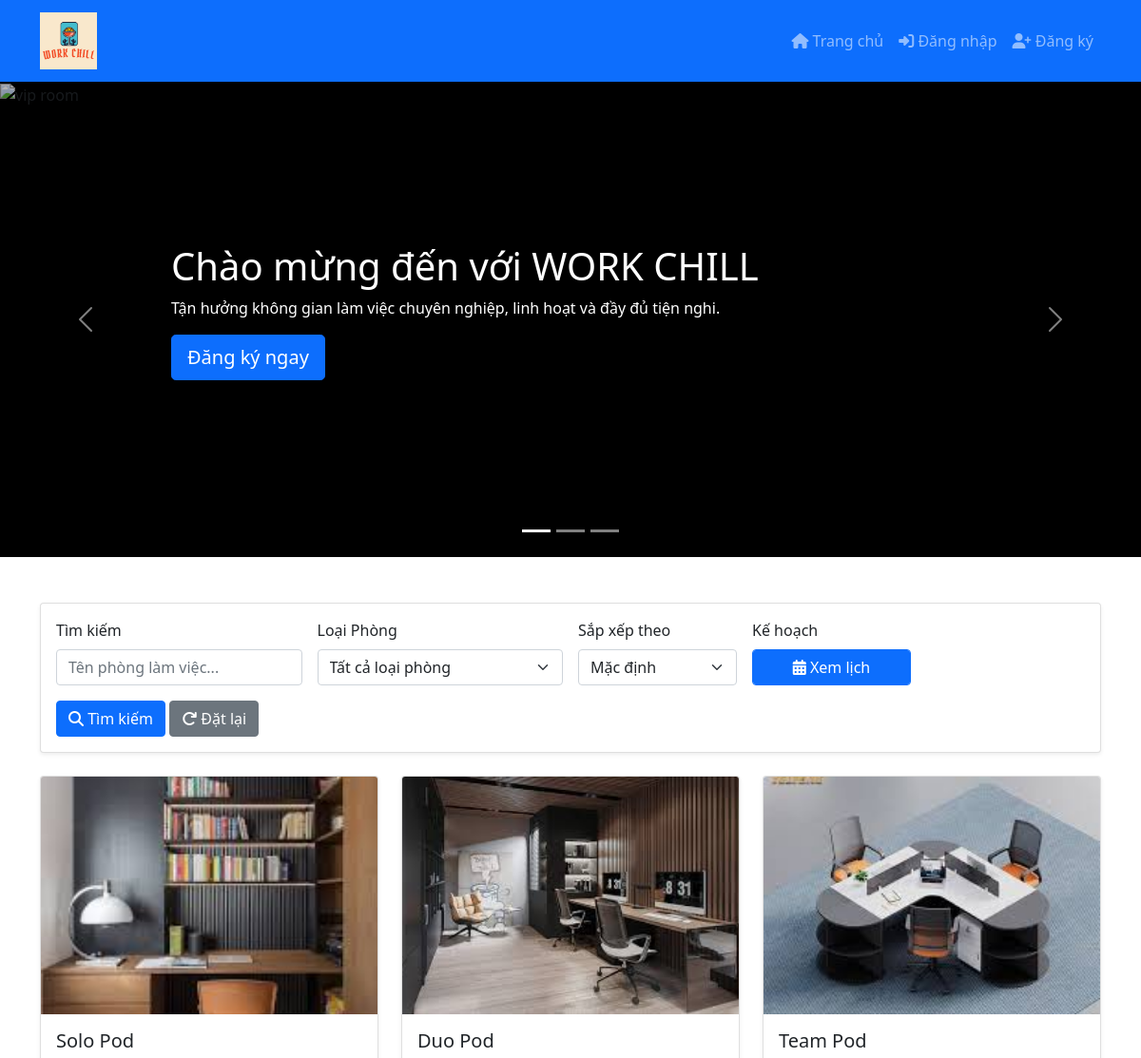
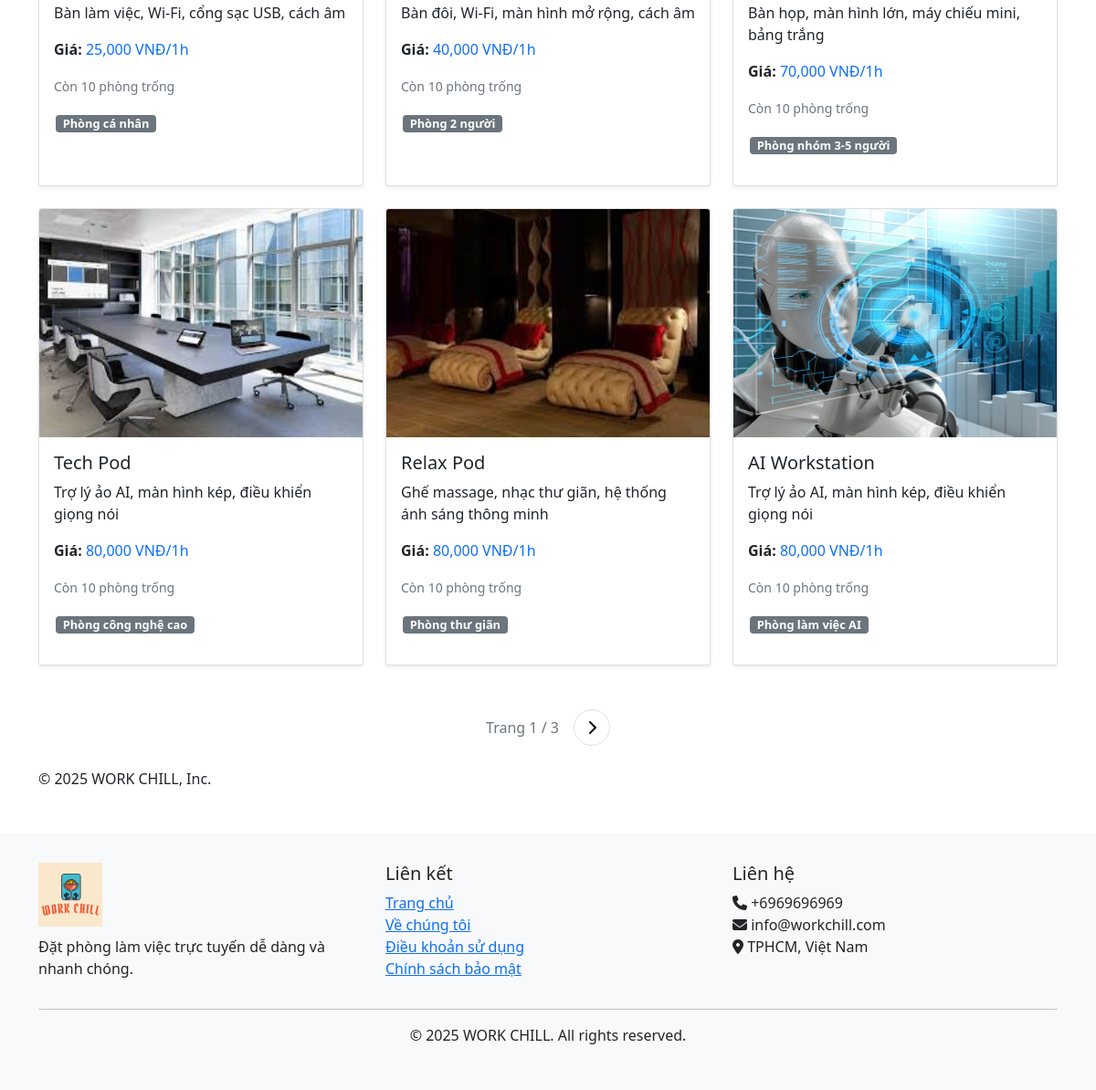
The page / on the database its author committed (2 pictures, top to bottom).
### home/models.py (models this page shows, shortened)
class BaseModel(models.Model):
    uid = models.UUIDField(default=uuid.uuid4   , editable=False , primary_key=True)
    created_at = models.DateTimeField(auto_now_add=True)
    updated_at = models.DateTimeField(auto_now=True)
    class Meta:
        abstract = True
        ordering=['uid']

class Pod(BaseModel):
    pod_name = models.CharField(max_length=100)
    pod_price = models.IntegerField()
    description = models.TextField()
    amenities = models.ManyToManyField(Amenities)
    room_count = models.IntegerField(default=10)

class PodImages(BaseModel):
    pod = models.ForeignKey(Pod, related_name='pod_images', on_delete=models.CASCADE)
    images = models.ImageField(upload_to='pods')

class Amenities(BaseModel):
    amenity_name = models.CharField(max_length=100)

### home/views.py (the view, shortened to what this page needs)
# urls.py: path('', index, name='index'),
def index(request):
    try:
        pods = Pod.objects.all().order_by('pod_price')
        amenities = Amenities.objects.all()
        selected_amenities = request.GET.getlist('selectAmenity')
        sort_by = request.GET.get('sortSelect')
        search = request.GET.get('searchInput')
        if selected_amenities and selected_amenities[0] != "Tất cả loại phòng":
            pods = pods.filter(amenities__amenity_name__in=selected_amenities).distinct()
        if search:
            pods = pods.filter(
                Q(pod_name__icontains=search) |
                Q(description__icontains=search)
            )
        if sort_by == 'low_to_high':
            pods = pods.order_by('pod_price')
        elif sort_by == 'high_to_low':
            pods = pods.order_by('-pod_price')
        paginator = Paginator(pods, 6)  # 6 phòng mỗi trang
        page = request.GET.get('page', 1)
        pods = paginator.get_page(page)
        calendar_events = []
        context = {
            'pods': pods,
            'amenities': amenities,
            'selected_amenities': selected_amenities,
            'sort_by': sort_by,
            'search': search,
            'today': date.today().strftime('%Y-%m-%d'),
            'calendar_events': json.dumps(calendar_events)
        }
        return render(request, 'home/index.html', context)
    except Exception as e:
        messages.error(request, 'Đã xảy ra lỗi khi tải trang chủ')
        return render(request, 'home/index.html', {
            'today': date.today().strftime('%Y-%m-%d')
        })

### home/templatetags/custom_filters.py (called while the page is built)
@register.filter
def format_price(value):
    try:
        formatted_price = "{:,}".format(int(value))
        return f"{formatted_price} VNĐ/1h"
    except (ValueError, TypeError):
        return value

### templates/home/index.html (shortened to what this page needs)
{% extends 'home/base.html' %}
{% load coustom_tags %}
{% load custom_filters %}
{% load static %}
{% block css %}
<link rel="stylesheet" href="https://cdn.jsdelivr.net/npm/fullcalendar@5.11.3/main.min.css">
{% endblock css %}
{% block content %}
<main>
    <div id="myCarousel" class="carousel slide" data-bs-ride="carousel">
        <div class="carousel-indicators">
            <button type="button" data-bs-target="#myCarousel" data-bs-slide-to="0" class="active"></button>
            <button type="button" data-bs-target="#myCarousel" data-bs-slide-to="1"></button>
            <button type="button" data-bs-target="#myCarousel" data-bs-slide-to="2"></button>
        </div>
        <div class="carousel-inner">
            <div class="carousel-item active">
                <img src="https://workflow.com.vn/wp-content/uploads/2024/05/z5404832229897_c592108c054d4505476d97f2bbd6f86e-1.png" alt="vip room">
                <div class="container">
                    <div class="carousel-caption text-start">
                        <h1>Chào mừng đến với WORK CHILL</h1>
                        <p>Tận hưởng không gian làm việc chuyên nghiệp, linh hoạt và đầy đủ tiện nghi.</p>
                        {% if not user.is_authenticated %}
                        <p><a class="btn btn-lg btn-primary" href="{% url 'signup' %}">Đăng ký ngay</a></p>
                        {% endif %}
                    </div>
                </div>
            </div>
        </div>
        <button class="carousel-control-prev" type="button" data-bs-target="#myCarousel" data-bs-slide="prev">
            <span class="carousel-control-prev-icon"></span>
        </button>
        <button class="carousel-control-next" type="button" data-bs-target="#myCarousel" data-bs-slide="next">
            <span class="carousel-control-next-icon"></span>
        </button>
    </div>
    <main>
        <div class="container mt-5" id="search-section">
            <div class="card shadow-sm">
                <div class="card-body">
                    <form method="GET" class="row g-3">
                        <div class="col-md-3">
                            <label class="form-label">Tìm kiếm</label>
                            <input type="text" name="searchInput" class="form-control"
                                   value="{{ search|default:'' }}" placeholder="Tên phòng làm việc...">
                        </div>
                        <div class="col-md-3">
                            <label class="form-label">Loại Phòng</label>
                            <select name="selectAmenity" class="form-select">
                                <option value="Tất cả loại phòng">Tất cả loại phòng</option>
                            </select>
                        </div>
                        <div class="col-md-2">
                            <label class="form-label">Sắp xếp theo</label>
                            <select name="sortSelect" class="form-select">
                                <option value="">Mặc định</option>
                            </select>
                        </div>
                        <div class="col-md-2">
                            <label class="form-label">Kế hoạch</label>
                            <button type="button" class="btn btn-primary form-control" data-bs-toggle="modal" data-bs-target="#calendarModal">
                                <i class="fas fa-calendar-alt"></i> Xem lịch
                            </button>
                        </div>
                        <div class="col-12">
                            <button type="submit" class="btn btn-primary">
                                <i class="fas fa-search"></i> Tìm kiếm
                            </button>
                            <a href="{% url 'index' %}" class="btn btn-secondary">
                                <i class="fas fa-redo"></i> Đặt lại
                            </a>
                        </div>
                    </form>
                </div>
            </div>
        </div>
        <div class="container mt-4" id="room-list">
            <div class="row">
                {% if pods %}
                    {% for pod in pods %}
                    <div class="col-md-4 mb-4">
                        <div class="card h-100 shadow-sm">
                            <div class="image-container" style="height: 250px; overflow: hidden;">
                                {% if pod.pod_images.first %}
                                    <img src="{{ pod.pod_images.first.images.url }}"
                                         class="card-img-top w-100 h-100"
                                         alt="{{ pod.pod_name }}"
                                         style="object-fit: cover;">
                                {% else %}
                                    <img src="{% static 'images/default-pod.jpg' %}"
                                         class="card-img-top w-100 h-100"
                                         alt="{{ pod.pod_name }}"
                                         style="object-fit: cover;">
                                {% endif %}
                            </div>
                            <div class="card-body">
                                <h5 class="card-title">{{ pod.pod_name }}</h5>
                                <p class="card-text">{{ pod.description|truncatewords:20 }}</p>
                                <p class="card-text">
                                    <strong>Giá:</strong>
                                    <span class="text-primary">{{ pod.pod_price|format_price }}</span>
                                </p>
                                <p class="card-text">
                                    <small class="text-muted">Còn {{ pod.room_count }} phòng trống</small>
                                </p>
                                <div class="mb-3">
                                    {% for amenity in pod.amenities.all %}
                                    <span class="badge bg-secondary amenity-badge">
                                        {{ amenity.amenity_name }}
                                    </span>
                                    {% endfor %}
                                </div>
                            </div>
                        </div>
                    </div>
                    {% endfor %}
                {% endif %}
            </div>
            <div class="d-flex justify-content-center align-items-center mt-4">
                <span class="text-muted">
                    Trang {{ pods.number }} / {{ pods.paginator.num_pages }}
                </span>
                {% if pods.has_next %}
                <a href="?page={{ pods.next_page_number }}"
                   class="btn btn-light rounded-circle ms-3">
                    <i class="fas fa-chevron-right"></i>
                </a>
                {% endif %}
            </div>
        </div>
    </main>
    <footer class="container mt-4 ">
        <p>© 2025 WORK CHILL, Inc.</p>
    </footer>
</main>
{% endblock content %}

### templates/home/base.html (style rules this page uses)
.badge { font-size: 0.75rem; padding: 0.25em 0.6em; }

### templates/home/index.html (style rules this page uses)
.carousel-item { background-color: black; height: 500px; }
.carousel-item img { width: 100%; height: 100%; object-fit: cover; opacity: 0.7; }
.carousel-caption { bottom: 30%; }
.amenity-badge { font-size: 0.8rem; margin: 2px; }
.btn-light { width: 40px; height: 40px; display: flex; align-items: center; justify-content: center; background-color: white; border: 1px solid #dee2e6; transition: all 0.2s; }

### rows shown on the page
Pod: pod_images.first.images (picture), pod_name "Solo Pod", description "Bàn làm việc, Wi-Fi, cổng sạc USB, cách âm", pod_price "25,000 VNĐ/1h", room_count "10"
Amenities: amenity_name "Phòng cá nhân"
Pod: pod_images.first.images (picture), pod_name "Duo Pod", description "Bàn đôi, Wi-Fi, màn hình mở rộng, cách âm", pod_price "40,000 VNĐ/1h", room_count "10"
Amenities: amenity_name "Phòng 2 người"
Pod: pod_images.first.images (picture), pod_name "Team Pod", description "Bàn họp, màn hình lớn, máy chiếu mini, bảng trắng", pod_price "70,000 VNĐ/1h", room_count "10"
Amenities: amenity_name "Phòng nhóm 3-5 người"
Pod: pod_images.first.images (picture), pod_name "Tech Pod", description "Trợ lý ảo AI, màn hình kép, điều khiển giọng nói", pod_price "80,000 VNĐ/1h", room_count "10"
Amenities: amenity_name "Phòng công nghệ cao"
Pod: pod_images.first.images (picture), pod_name "Relax Pod", description "Ghế massage, nhạc thư giãn, hệ thống ánh sáng thông minh", pod_price "80,000 VNĐ/1h", room_count "10"
Amenities: amenity_name "Phòng thư giãn"
Pod: pod_images.first.images (picture), pod_name "AI Workstation", description "Trợ lý ảo AI, màn hình kép, điều khiển giọng nói", pod_price "80,000 VNĐ/1h", room_count "10"
Amenities: amenity_name "Phòng làm việc AI"

### other values the page prints
{{ pods.number }} "1"
{{ pods.paginator.num_pages }} "3"
